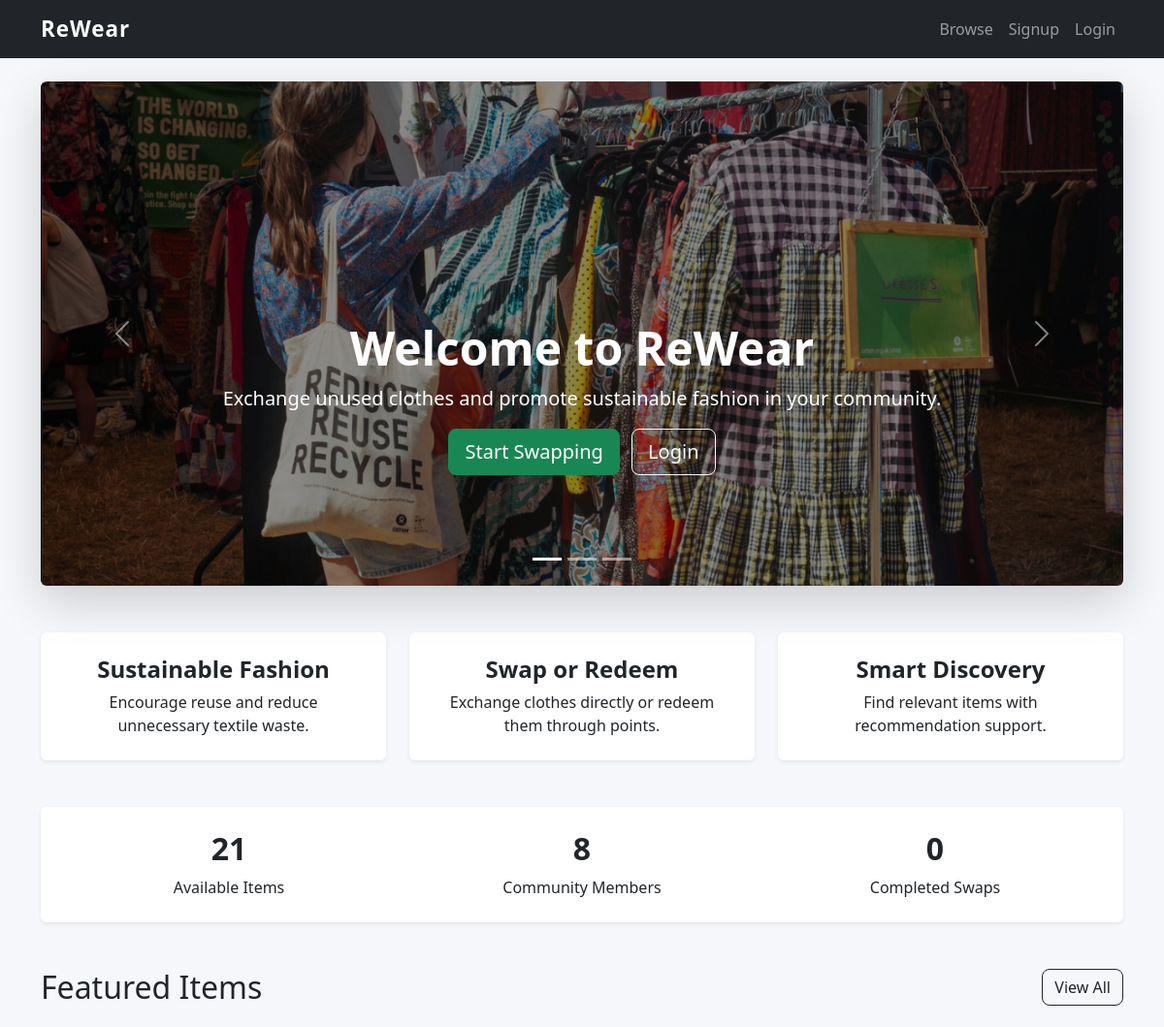
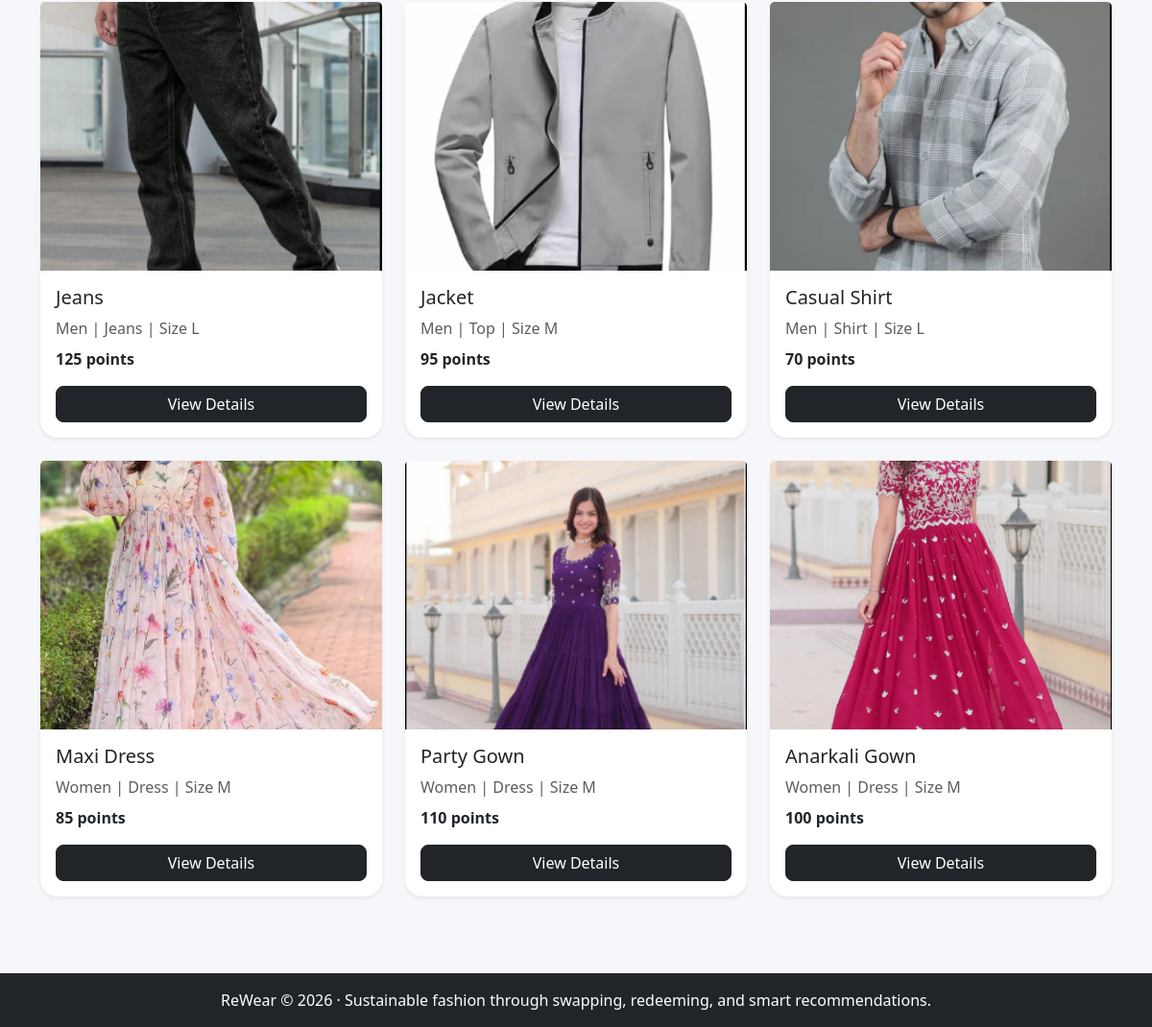
The page / on the database its author committed (2 pictures, top to bottom).
### tables this page shows
CREATE TABLE items (
        id INTEGER PRIMARY KEY AUTOINCREMENT,
        user_id INTEGER NOT NULL,
        title TEXT NOT NULL,
        description TEXT,
        category TEXT,
        type TEXT,
        size TEXT,
        condition TEXT,
        tags TEXT,
        points INTEGER DEFAULT 50,
        image TEXT DEFAULT 'default.jpg',
        status TEXT DEFAULT 'available',
        approved INTEGER DEFAULT 0,
        created_at TEXT DEFAULT (datetime('now')),
        FOREIGN KEY (user_id) REFERENCES users(id)
    );

### app.py (the view)
@app.route("/")
def index():
    featured_items = rows_to_dicts(query("""
        SELECT items.*, users.name AS owner_name
        FROM items
        JOIN users ON items.user_id = users.id
        WHERE items.approved = 1 AND items.status = 'available'
        ORDER BY items.id DESC
        LIMIT 6
    """))
    stats = {
        "items": query("SELECT COUNT(*) AS c FROM items WHERE approved = 1", one=True)["c"],
        "users": query("SELECT COUNT(*) AS c FROM users", one=True)["c"],
        "swaps": query("SELECT COUNT(*) AS c FROM swaps WHERE status = 'completed'", one=True)["c"],
    }
    return render_template("index.html", featured_items=featured_items, stats=stats)

### app.py (called while the page is built)
def get_db():
    if "db" not in g:
        g.db = sqlite3.connect(app.config["DATABASE"])
        g.db.row_factory = sqlite3.Row
        g.db.execute("PRAGMA foreign_keys = ON")
    return g.db

def query(sql, args=(), one=False):
    cur = get_db().execute(sql, args)
    rows = cur.fetchall()
    cur.close()
    return (rows[0] if rows else None) if one else rows

def rows_to_dicts(rows):
    return [dict(r) for r in rows]

@app.context_processor
def inject_user():
    user = None
    if "user_id" in session:
        user = row_to_dict(query("SELECT * FROM users WHERE id = ?", (session["user_id"],), one=True))
        if user:
            session["user_points"] = user["points"]
    return {
        "current_user": user,
        "session_user_id": session.get("user_id"),
        "session_user_name": session.get("user_name"),
        "session_user_role": session.get("user_role"),
        "session_user_points": session.get("user_points")
    }

### templates/index.html (shortened to what this page needs)
{% extends 'base.html' %}
{% block content %}
{% if not session_user_id %}
<div id="rewearCarousel" class="carousel slide mb-5 rounded overflow-hidden shadow-lg" data-bs-ride="carousel">
    <div class="carousel-indicators">
        <button type="button" data-bs-target="#rewearCarousel" data-bs-slide-to="0" class="active"></button>
        <button type="button" data-bs-target="#rewearCarousel" data-bs-slide-to="1"></button>
        <button type="button" data-bs-target="#rewearCarousel" data-bs-slide-to="2"></button>
    </div>
    <div class="carousel-inner">
        <div class="carousel-item active">
            <img src="{{ url_for('static', filename='images/uploads/carousel1.png') }}" class="d-block w-100 hero-carousel-img" alt="Clothing exchange">
            <div class="carousel-overlay"></div>
            <div class="carousel-caption hero-caption">
                <h1 class="fw-bold display-5">Welcome to ReWear</h1>
                <p class="lead">Exchange unused clothes and promote sustainable fashion in your community.</p>
                <div class="mt-3">
                    <a href="{{ url_for('signup') }}" class="btn btn-success btn-lg me-2">Start Swapping</a>
                    <a href="{{ url_for('login') }}" class="btn btn-outline-light btn-lg">Login</a>
                </div>
            </div>
        </div>
    </div>
    <button class="carousel-control-prev" type="button" data-bs-target="#rewearCarousel" data-bs-slide="prev">
        <span class="carousel-control-prev-icon"></span>
    </button>
    <button class="carousel-control-next" type="button" data-bs-target="#rewearCarousel" data-bs-slide="next">
        <span class="carousel-control-next-icon"></span>
    </button>
</div>
{% endif %}
<section class="row text-center mb-5 g-4">
    <div class="col-md-4">
        <div class="info-card p-4 h-100 shadow-sm rounded">
            <h4 class="fw-bold">Sustainable Fashion</h4>
            <p class="mb-0">Encourage reuse and reduce unnecessary textile waste.</p>
        </div>
    </div>
    <div class="col-md-4">
        <div class="info-card p-4 h-100 shadow-sm rounded">
            <h4 class="fw-bold">Swap or Redeem</h4>
            <p class="mb-0">Exchange clothes directly or redeem them through points.</p>
        </div>
    </div>
    <div class="col-md-4">
        <div class="info-card p-4 h-100 shadow-sm rounded">
            <h4 class="fw-bold">Smart Discovery</h4>
            <p class="mb-0">Find relevant items with recommendation support.</p>
        </div>
    </div>
</section>
<section class="stats-section rounded shadow-sm p-4 mb-5">
    <div class="row text-center">
        <div class="col-md-4 mb-3 mb-md-0">
            <h2 class="fw-bold">{{ stats["items"] }}</h2>
            <p class="mb-0">Available Items</p>
        </div>
        <div class="col-md-4 mb-3 mb-md-0">
            <h2 class="fw-bold">{{ stats["users"] }}</h2>
            <p class="mb-0">Community Members</p>
        </div>
        <div class="col-md-4 mb-3 mb-md-0">
            <h2 class="fw-bold">{{ stats["swaps"] }}</h2>
            <p class="mb-0">Completed Swaps</p>
        </div>
    </div>
</section>
<section class="mt-5">
    <div class="d-flex justify-content-between align-items-center mb-4 flex-wrap">
        <h2 class="mb-2 mb-md-0">Featured Items</h2>
        <a href="{{ url_for('browse') }}" class="btn btn-outline-dark">View All</a>
    </div>
    <div class="row">
        {% for item in featured_items %}
        <div class="col-md-4 mb-4">
            <div class="card h-100 shadow-sm featured-card">
                <img src="{{ url_for('static', filename='images/uploads/' + item['image']) }}" class="card-img-top item-img" alt="item">
                <div class="card-body d-flex flex-column">
                    <h5 class="card-title">{{ item['title'] }}</h5>
                    <p class="card-text text-muted mb-2">
                        {{ item['category'] }} | {{ item['type'] }} | Size {{ item['size'] }}
                    </p>
                    <p class="mb-3"><strong>{{ item['points'] }} points</strong></p>
                    <a href="{{ url_for('item_detail', item_id=item['id']) }}" class="btn btn-dark mt-auto">View Details</a>
                </div>
            </div>
        </div>
        {% else %}
        <p>No featured items available.</p>
        {% endfor %}
    </div>
</section>
{% endblock %}

### templates/base.html (shortened to what this page needs)
<!DOCTYPE html>
<html lang="en">
<head>
    <link href="https://cdn.jsdelivr.net/npm/bootstrap@5.3.3/dist/css/bootstrap.min.css" rel="stylesheet">
    <link rel="stylesheet" href="{{ url_for('static', filename='css/style.css') }}">
</head>
<body class="d-flex flex-column min-vh-100">
<nav class="navbar navbar-expand-lg navbar-dark bg-dark">
    <div class="container">
        <a class="navbar-brand fw-bold" href="{{ url_for('index') }}">ReWear</a>
        <div class="collapse navbar-collapse" id="navMenu">
            <ul class="navbar-nav ms-auto">
                <li class="nav-item"><a class="nav-link" href="{{ url_for('browse') }}">Browse</a></li>
                {% if session_user_id %}
                    <li class="nav-item"><a class="nav-link" href="{{ url_for('add_item') }}">List Item</a></li>
                    <li class="nav-item"><a class="nav-link" href="{{ url_for('dashboard') }}">Dashboard</a></li>
                    <li class="nav-item"><a class="nav-link" href="{{ url_for('logout') }}">Logout</a></li>
                {% else %}
                    <li class="nav-item"><a class="nav-link" href="{{ url_for('signup') }}">Signup</a></li>
                    <li class="nav-item"><a class="nav-link" href="{{ url_for('login') }}">Login</a></li>
                {% endif %}
            </ul>
        </div>
    </div>
</nav>
<main class="flex-grow-1">
    <div class="container py-4">
        {% block content %}{% endblock %}
    </div>
</main>
<footer class="text-center py-3 text-white" style="background-color:#212529;">
    ReWear © 2026 · Sustainable fashion through swapping, redeeming, and smart recommendations.
</footer>
</body>
</html>

### static/css/style.css (style rules this page uses)
body { background-color: #f8f9fa; }
.item-img { height: 250px; object-fit: cover; }
.card { border-radius: 12px; }
.navbar-brand { letter-spacing: 1px; font-size: 1.4rem; }
.btn { border-radius: 8px; }
section { margin-bottom: 2rem; }
footer { background-color: #343a40; color: #fff; padding: 1rem 0; text-align: center; }
body { background-color: #f6f7fb; }
.hero-carousel-img { height: 520px; object-fit: cover; }
.carousel-overlay { position: absolute; inset: 0; background: rgba(0, 0, 0, 0.45); }
.hero-caption { bottom: 18%; z-index: 2; }
.hero-caption h1, .hero-caption p { color: #fff; }
.info-card { background: #ffffff; border: none; }
.stats-section { background: #ffffff; }
.featured-card { border: none; transition: transform 0.25s ease, box-shadow 0.25s ease; }
.item-img { height: 280px; object-fit: cover; }
.carousel, .hero-mini, .stats-section, .info-card, .featured-card { border-radius: 18px; }

### rows shown on the page
items: image (picture), title "Jeans", category "Men", type "Jeans", size "L", points "125"
items: image (picture), title "Jacket", category "Men", type "Top", size "M", points "95"
items: image (picture), title "Casual Shirt", category "Men", type "Shirt", size "L", points "70"
items: image (picture), title "Maxi Dress", category "Women", type "Dress", size "M", points "85"
items: image (picture), title "Party Gown", category "Women", type "Dress", size "M", points "110"
items: image (picture), title "Anarkali Gown", category "Women", type "Dress", size "M", points "100"

### other values the page prints
{{ stats["items"] }} "21"
{{ stats["users"] }} "8"
{{ stats["swaps"] }} "0"
